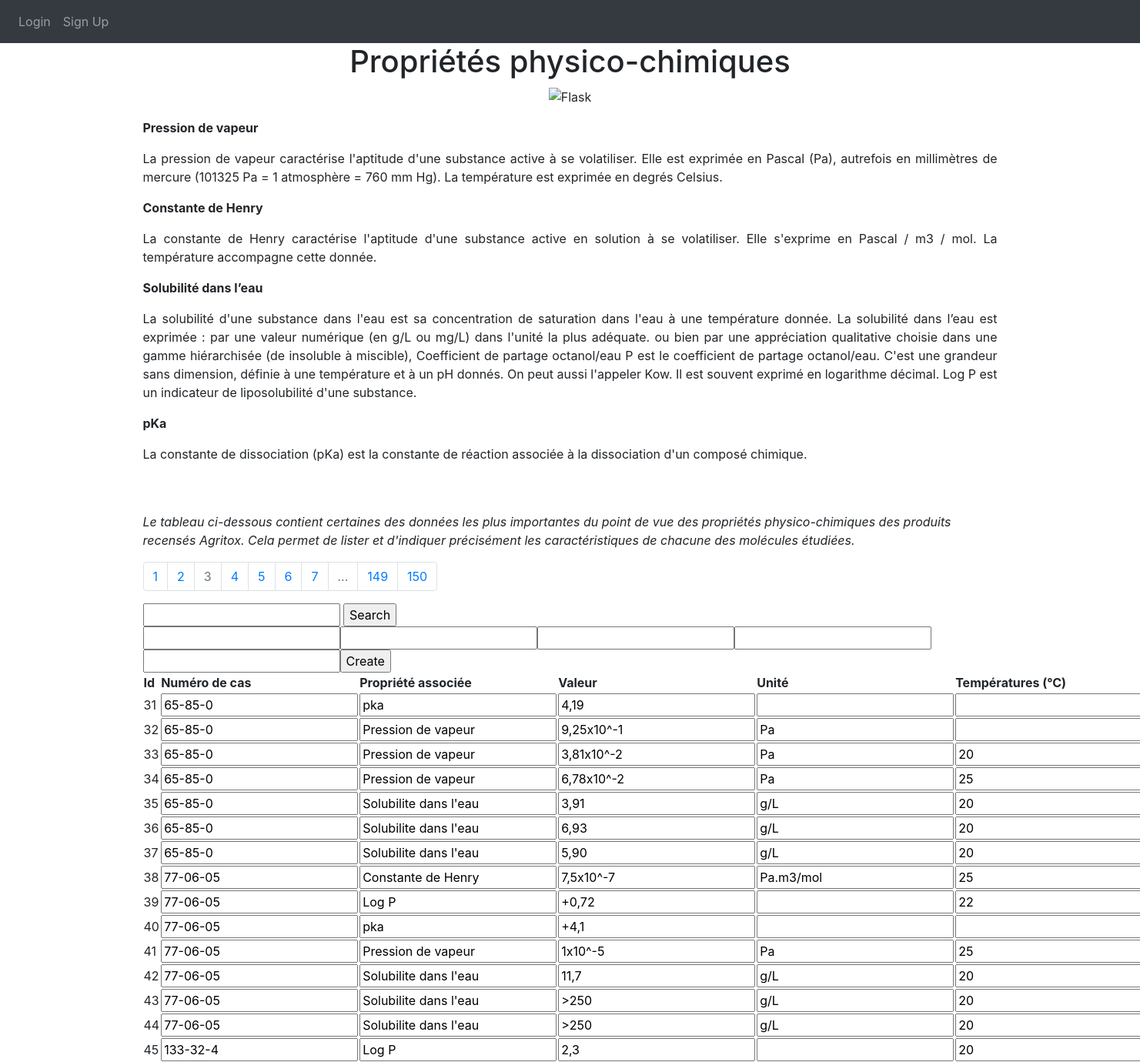
Page /proprietespc?page=3 on the committed database.
### website/models.py (models this page shows)
class Proprietespc(db.Model):
    __tablename__ = 'proprietespc'
    id = db.Column(db.Integer, primary_key=True)
    numcas = db.Column(db.String(150))
    nomsa = db.Column(db.String(150))
    propriete = db.Column(db.String(150))
    valeur = db.Column(db.String(150))
    unite = db.Column(db.String(150))
    temperatures = db.Column(db.String(150))
    PH = db.Column(db.String(150))
    observation = db.Column(db.String(150))

### website/views.py (the view, shortened to what this page needs)
@views.route('/proprietespc', methods=['GET', 'POST'])
def proprietespc():
    DONNEES_PAR_PAGES = 15
    page = request.args.get("page", 1)
    if isinstance(page, str) and page.isdigit():
        page = int(page)
    else:
        page = 1
    proprietespcs = Proprietespc.query.paginate(
        page=page,
        per_page=DONNEES_PAR_PAGES
    )
    return render_template('proprietespc.html', user=current_user, proprietespcs=proprietespcs)

### website/templates/proprietespc.html (shortened to what this page needs)
{% extends "base.html" %} {% block title %}Propriétés PC{% endblock %} {% block content
    %}
    <link rel="stylesheet" href="https://maxcdn.bootstrapcdn.com/bootstrap/4.5.2/css/bootstrap.min.css">
    <h1 align="center">Propriétés physico-chimiques</h1>
    <p align="center">
      <img src="https://upload.wikimedia.org/wikipedia/commons/thumb/3/3c/Flask_logo.svg/langfr-1920px-Flask_logo.svg.png" alt="Flask" width="200" height="100">
  </p>
    <p align="justify"><b>
      Pression de vapeur</b></p>
      <p align="justify">
La pression de vapeur caractérise l'aptitude d'une substance active à se volatiliser. Elle est exprimée en Pascal (Pa), autrefois en millimètres de mercure (101325 Pa = 1 atmosphère = 760 mm Hg). La température est exprimée en degrés Celsius.</p>
<p><b>
Constante de Henry</b></p>
<p align="justify">
La constante de Henry caractérise l'aptitude d'une substance active en solution à se volatiliser. Elle s'exprime en Pascal / m3 / mol. La température accompagne cette donnée.
</p>
<p><b>
Solubilité dans l’eau</b></p>
<p align="justify">
La solubilité d'une substance dans l'eau est sa concentration de saturation dans l'eau à une température donnée. La solubilité dans l’eau est exprimée :
par une valeur numérique (en g/L ou mg/L) dans l'unité la plus adéquate.
ou bien par une appréciation qualitative choisie dans une gamme hiérarchisée (de insoluble à miscible),
Coefficient de partage octanol/eau
P est le coefficient de partage octanol/eau. C'est une grandeur sans dimension, définie à une température et à un pH donnés. On peut aussi l'appeler Kow. Il est souvent exprimé en logarithme décimal.
Log P est un indicateur de liposolubilité d'une substance.
</p>
<p><b>
pKa</b></p>
<p align="justify">
La constante de dissociation (pKa) est la constante de réaction associée à la dissociation d'un composé chimique.
    </p>
    <br/>
    <br/>
    <p align="justify center"><i>Le tableau ci-dessous contient certaines des données les plus importantes du point de vue des propriétés physico-chimiques des produits recensés Agritox. Cela permet de lister et d'indiquer précisément les caractéristiques de chacune des molécules étudiées.</i></p>
    <nav aria-label="research-pagination">
      <ul class="pagination">
          {% for page in proprietespcs.iter_pages() %}
          {% if page %}
          {% if page != proprietespcs.page %}
          <li class="page-item">
              <a class="page-link" href="{{url_for('views.proprietespc',  page=page) }}">{{page}}</a>
          </li>
          {% else %}
          <li class="page-item active disabled">
              <a class="page-link">{{page}} <span class="sr-only">(actuelle)</span></a>
          </li>
          {% endif %}
          {% else %}
          <li class="page-item disabled">
              <a class="page-link">...</a>
          </li>
          {% endif %}
          {% endfor %}
      </ul>
    </nav>
    <form method="post">
      <input type="text" name="searchTerm">
      <input type="submit" value="Search" name="searchForm">
    </form>
    <table id="proprietespc" style="width: 100%;">
        <thead>
          <tr>
            <th>Id</th>
            <th>Numéro de cas</th>
            <th>Propriété associée</th>
            <th>Valeur</th>
            <th>Unité</th>
            <th>Températures (°C)</th>
          </tr>
        </thead>
        <tr>
          <form method="post">
          <input type="text" name="numcas">
          <input type="text" name="propriete">
          <input type="text" name="valeur">
          <input type="text" name="unite">
          <input type="text" name="temperatures">
          <input type="submit" value="Create" name="createForm">
          </form>
        </tr>
      {% for proprietespc in proprietespcs.items %}
        <tbody>
          <tr>
            <form method="post">
              <td><input type="hidden" value="{{ proprietespc.id }}" name="proprietespc_to_update">{{ proprietespc.id }}</td>
              <td><input type="text" value="{{ proprietespc.numcas}}" name="numcas"/></td>
              <td><input type="text" value="{{ proprietespc.propriete}}" name="propriete"/></td>
              <td><input type="text" value="{{ proprietespc.valeur}}" name="valeur"/></td>
              <td><input type="text" value="{{ proprietespc.unite}}" name="unite"/></td>
              <td><input type="text" value="{{ proprietespc.temperatures}}" name="temperatures"/></td>
            </form>
          </tr>
        </tbody>
      {% endfor %}
    </table>
    {% endblock %}

### rows in the picture
Proprietespc: id "31", numcas "65-85-0", propriete "pka", valeur "4,19"
Proprietespc: id "32", numcas "65-85-0", propriete "Pression de vapeur", valeur "9,25x10^-1", unite "Pa"
Proprietespc: id "33", numcas "65-85-0", propriete "Pression de vapeur", valeur "3,81x10^-2", unite "Pa", temperatures "20"
Proprietespc: id "34", numcas "65-85-0", propriete "Pression de vapeur", valeur "6,78x10^-2", unite "Pa", temperatures "25"
Proprietespc: id "35", numcas "65-85-0", propriete "Solubilite dans l'eau", valeur "3,91", unite "g/L", temperatures "20"
Proprietespc: id "36", numcas "65-85-0", propriete "Solubilite dans l'eau", valeur "6,93", unite "g/L", temperatures "20"
Proprietespc: id "37", numcas "65-85-0", propriete "Solubilite dans l'eau", valeur "5,90", unite "g/L", temperatures "20"
Proprietespc: id "38", numcas "77-06-05", propriete "Constante de Henry", valeur "7,5x10^-7", unite "Pa.m3/mol", temperatures "25"
Proprietespc: id "39", numcas "77-06-05", propriete "Log P", valeur "+0,72", temperatures "22"
Proprietespc: id "40", numcas "77-06-05", propriete "pka", valeur "+4,1"
Proprietespc: id "41", numcas "77-06-05", propriete "Pression de vapeur", valeur "1x10^-5", unite "Pa", temperatures "25"
Proprietespc: id "42", numcas "77-06-05", propriete "Solubilite dans l'eau", valeur "11,7", unite "g/L", temperatures "20"
Proprietespc: id "43", numcas "77-06-05", propriete "Solubilite dans l'eau", valeur ">250", unite "g/L", temperatures "20"
Proprietespc: id "44", numcas "77-06-05", propriete "Solubilite dans l'eau", valeur ">250", unite "g/L", temperatures "20"
Proprietespc: id "45", numcas "133-32-4", propriete "Log P", valeur "2,3", temperatures "20"

### other values in the picture
{{ page }} "1" "2" "4" "5" "6" "7" "149" "150"
{{ page }} "3"
